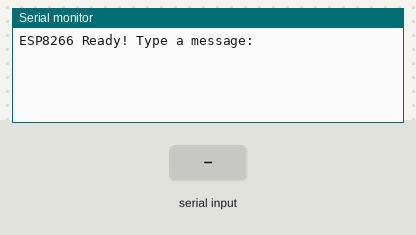
Simulated run of this sketch. Board: ESP8266 (NodeMCU). Parts: the last lines printed to the serial monitor. The test bench sets the inputs (shaded band).

Above: at 1.2 s.
1.3 s: "1\n" received over Serial
At 2.5 s:
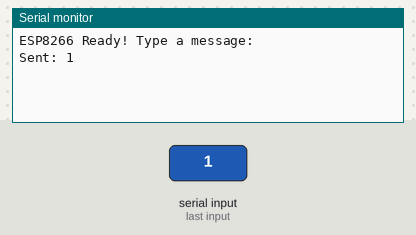
2.8 s: "1\n" received over the second serial link
At 3.7 s:
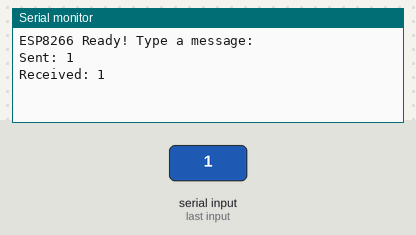
4.3 s: "0\n" received over Serial
At 4.9 s:
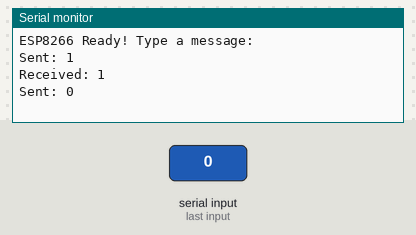
5.8 s: "0\n" received over the second serial link
At 7.2 s:
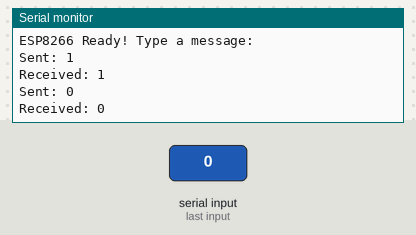

The sketch:

serial_comunication_with_eachother.ino
```cpp
#include <SoftwareSerial.h>

SoftwareSerial softSerial(D2, D1); // RX, TX

void setup() {
    Serial.begin(115200);
    softSerial.begin(9600);
    Serial.println("ESP8266 Ready! Type a message:");
}

void loop() {
    // Check if user input is available from Serial Monitor
    if (Serial.available()) {
        String userInput = Serial.readStringUntil('\n'); // Read input
        softSerial.println(userInput);  // Send input via SoftwareSerial
        Serial.println("Sent: " + userInput);
    }

    // Check if data is received from the other ESP8266
    if (softSerial.available()) {
        String receivedData = softSerial.readStringUntil('\n');
        Serial.println("Received: " + receivedData);
    }
}
```

Measured:
- after the input at 1.3 s, the serial monitor: prints a new line at once (image 1)
- after the input at 2.8 s, the serial monitor: prints a new line at once (image 2)
- after the input at 4.3 s, the serial monitor: prints a new line at once (image 3)
- after the input at 5.8 s, the serial monitor: prints a new line at once (image 4)
